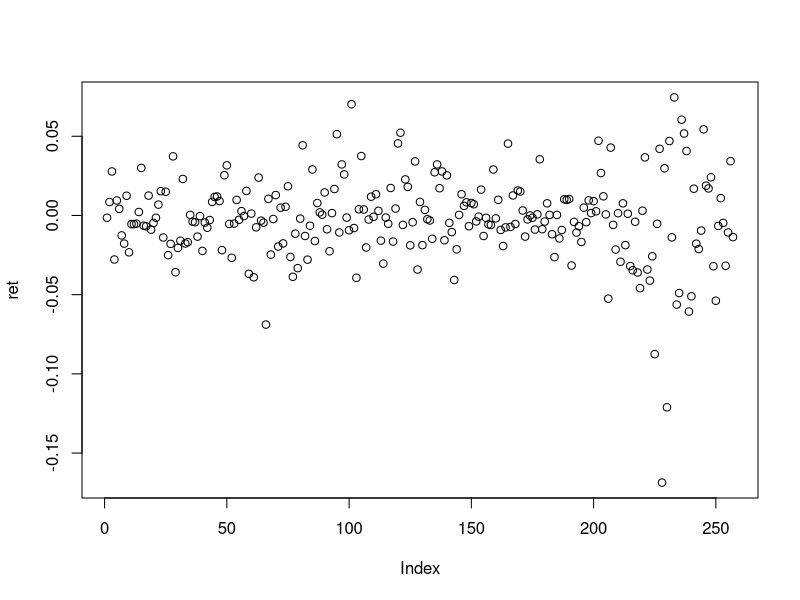

Reproduce this figure in R. (Note: this script raises an error after producing the figure.)
## ---- chunk 1
knitr::opts_chunk$set(echo = TRUE)
## ---- chunk 2
file <- read.csv("CABK.MC.csv")
serie <- file[,c("Date","Adj.Close")]
## ---- chunk 3
ret<-log(serie[2:nrow(serie),2])-log(serie[1:(nrow(serie)-1),2])
## ---- chunk 4
plot(ret)
plot(serie)
